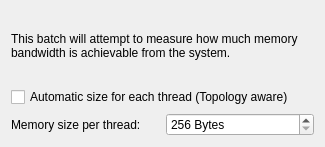
<?xml version="1.0" encoding="UTF-8"?>
<ui version="4.0">
 <class>MemoryReadProperties</class>
 <widget class="QWidget" name="MemoryReadProperties">
  <property name="geometry">
   <rect>
    <x>0</x>
    <y>0</y>
    <width>325</width>
    <height>135</height>
   </rect>
  </property>
  <layout class="QGridLayout" name="gridLayout">
   <item row="1" column="0" colspan="2">
    <widget class="QCheckBox" name="chkAutomaticSize">
     <property name="toolTip">
      <string>&lt;html&gt;&lt;head/&gt;&lt;body&gt;&lt;p&gt;This option will automatically assign a size on each thread the task will use. The size will be less than the L3 cache of each thread and depending on how many threads will share this cache.&lt;/p&gt;&lt;/body&gt;&lt;/html&gt;</string>
     </property>
     <property name="text">
      <string>Automatic size for each thread (Topology aware)</string>
     </property>
    </widget>
   </item>
   <item row="2" column="0">
    <widget class="QLabel" name="lblMemorySizePerThread">
     <property name="text">
      <string>Memory size per thread:</string>
     </property>
    </widget>
   </item>
   <item row="2" column="1">
    <widget class="QSpinBox" name="sbMemorySize">
     <property name="correctionMode">
      <enum>QAbstractSpinBox::CorrectToNearestValue</enum>
     </property>
     <property name="showGroupSeparator" stdset="0">
      <bool>true</bool>
     </property>
     <property name="suffix">
      <string> Bytes</string>
     </property>
     <property name="minimum">
      <number>256</number>
     </property>
     <property name="maximum">
      <number>999999999</number>
     </property>
     <property name="singleStep">
      <number>256</number>
     </property>
     <property name="value">
      <number>256</number>
     </property>
    </widget>
   </item>
   <item row="0" column="0" colspan="2">
    <widget class="QLabel" name="lblInfo">
     <property name="sizePolicy">
      <sizepolicy hsizetype="MinimumExpanding" vsizetype="MinimumExpanding">
       <horstretch>0</horstretch>
       <verstretch>0</verstretch>
      </sizepolicy>
     </property>
     <property name="text">
      <string>&lt;html&gt;&lt;head/&gt;&lt;body&gt;&lt;p&gt;This batch will attempt to measure how much memory bandwidth is achievable from the system.&lt;/p&gt;&lt;/body&gt;&lt;/html&gt;</string>
     </property>
     <property name="wordWrap">
      <bool>true</bool>
     </property>
    </widget>
   </item>
  </layout>
 </widget>
 <resources/>
 <connections/>
</ui>
